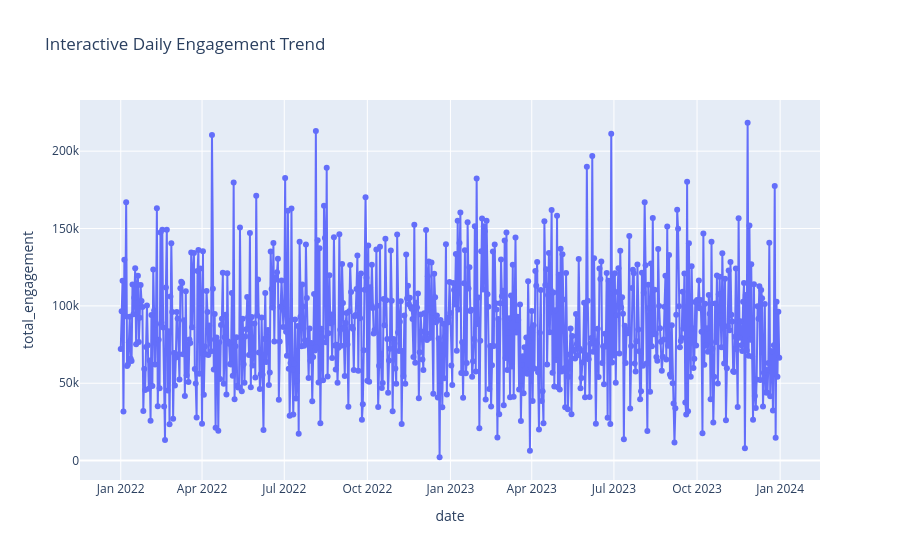

The notebook cell this image was saved under:
### Markdown cell above
### 13. Interactive Line Chart – Daily Engagement Trend

An interactive line chart displays daily engagement trends.

Plotly allows users to hover over the chart to view detailed values and explore the data interactively.

### Code cell
daily_df = df.groupby(df['posted_at'].dt.date)['engagement_score'].sum().reset_index()

daily_df.columns = ['date', 'total_engagement']

fig = px.line(
    daily_df,
    x='date',
    y='total_engagement',
    title='Interactive Daily Engagement Trend',
    markers=True
)

fig.show()

### Figure 1 — Plotly figure (JSON) as saved in the notebook; plotly's stock layout.template omitted (floating-point values rounded to 4 significant figures; data arrays with more than 128 entries replaced by an {"elided": "..."} marker saying what was removed)
{"data": [{"hovertemplate": "date=%{x}<br>total_engagement=%{y}<extra></extra>", "legendgroup": "", "line": {"color": "#636efa", "dash": "solid"}, "marker": {"symbol": "circle"}, "mode": "lines+markers", "name": "", "orientation": "v", "showlegend": false, "type": "scatter", "x": {"elided": "729 str values"}, "xaxis": "x", "y": {"elided": "729 int values"}, "yaxis": "y"}], "layout": {"legend": {"tracegroupgap": 0}, "title": {"text": "Interactive Daily Engagement Trend"}, "xaxis": {"anchor": "y", "domain": [0, 1], "title": {"text": "date"}}, "yaxis": {"anchor": "x", "domain": [0, 1], "title": {"text": "total_engagement"}}}}
